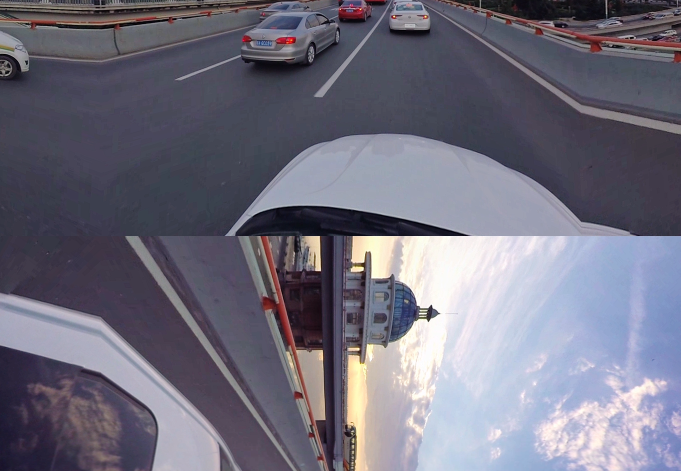
#> input picture drivesample.png, 1361 x 942 px (shown at 1/2 size)
$ python main.py
#> lines starting #> are read from the running program, lines starting #| are printed output that depends on the picture; after the words box and inside, x2 and y2 are one past the last pixel; in counts of white or black regions, pixels touching at a corner belong together; long printed decimals are rounded
### cubic_sphere.py
import numpy as np
import matplotlib as mpl
import random

'''function1. Sphere generation
   function2. Cubic  generation
   function3. listcopy
   function4. projection from the origin point in sphere
'''

class Sphere:
    '''generate sphere data generations'''
    sphere_data = [[], [], []]
    sphere_data_display = [[], [], []]

    '''constructor'''

    def __init__(self, divide_input, radius_input, sample_size):
        self.divide = divide_input
        self.radius = radius_input
        self.sample_size = divide_input/sample_size
        '''generate the sphere data in sphere coordinate and transfer it to kartesische coordinate'''

    def generate_data(self):
        th = np.arange(0.0, np.pi * (1 + 1 / self.divide), np.pi / self.divide)
        phi = np.arange(0.0, 2 * np.pi * (1 + 1 / self.divide), 2 * np.pi / self.divide)

        # define sphere data generation functions
        '''latitude'''
        th_count = 0
        for th_index in th:
            for phi_index in phi:
                self.sphere_data[0].append(self.radius * np.sin(th_index) * np.cos(phi_index))
                self.sphere_data[1].append(self.radius * np.sin(th_index) * np.sin(phi_index))
                self.sphere_data[2].append(self.radius * np.cos(th_index))
                if th_count % (self.sample_size) == 0:
                    self.sphere_data_display[0].append(self.radius * np.sin(th_index) * np.cos(phi_index))
                    self.sphere_data_display[1].append(self.radius * np.sin(th_index) * np.sin(phi_index))
                    self.sphere_data_display[2].append(self.radius * np.cos(th_index))
            th_count = th_count + 1
        '''longitude'''
        phi_count = 0
        for phi_index in phi:
            for th_index in th:
                self.sphere_data[0].append(self.radius * np.sin(th_index) * np.cos(phi_index))
                self.sphere_data[1].append(self.radius * np.sin(th_index) * np.sin(phi_index))
                self.sphere_data[2].append(self.radius * np.cos(th_index))
                if phi_count % (self.sample_size) == 0:
                    self.sphere_data_display[0].append(self.radius * np.sin(th_index) * np.cos(phi_index))
                    self.sphere_data_display[1].append(self.radius * np.sin(th_index) * np.sin(phi_index))
                    self.sphere_data_display[2].append(self.radius * np.cos(th_index))
            phi_count = phi_count + 1

class Cubic:
    # define parameter
    cubic_data = [[], [], []]
    cubic_data_display = [[], [], []]
    # [124 lines left out: functions __init__, generate_data, not called in this run]

def listcopy(list):
    outputlist = [[], [], []]
    for index in range(len(list)):
        outputlist[index] = list[index].copy()
    return outputlist

# [42 lines left out: functions projection_origin, projection_test_fun, not called in this run]

### image_preprocess.py
import cv2 as cv
import matplotlib.pyplot as plt
import numpy as np

'''generate edge function '''
def cannyEdge(src,  min):
    #src = cv.cvtColor(src, cv.COLOR_RGB2GRAY)
    dst = cv.Canny(src, min, min*3, apertureSize=3)
    #dst = cv.dilate(dst, None)
    return dst

'''function use to divide the image into 6 sub images'''
# [13 lines left out: function image_divider, not called in this run]

def findEffectivePoints():
    image = cv.imread('drivesample.png', 1)
#> image is the input picture: shape (942, 1361, 3); mean B, G, R 125.7, 110.8, 112.7
    '''resize the image'''
    image = cv.resize(image, (1350, 900))
#> image: shape (900, 1350, 3)
    # show the orign image
    originimage = cv.cvtColor(image, cv.COLOR_BGR2RGB)
    image = cannyEdge(image, 100)
#> in cannyEdge, `dst = cv.Canny(src, min, min*3, apertureSize=3)`:
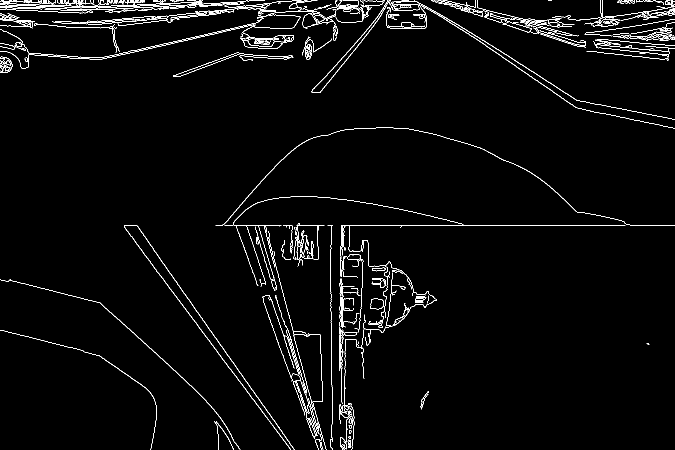
#> dst: shape (900, 1350) (shown at 1/2 size); 2.6% white in thin lines or dots
    ret, image_invert = cv.threshold(image, 120, 255, cv.THRESH_BINARY_INV)
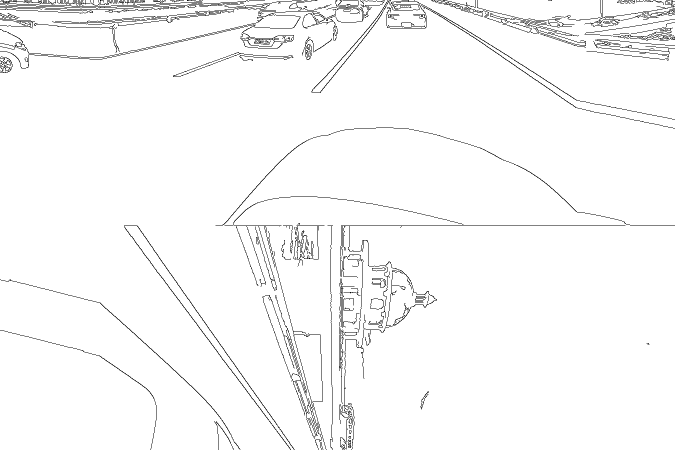
#> image_invert: shape (900, 1350) (shown at 1/2 size); 97.4% white; black in thin lines or dots
    height, width = image.shape
#> height = 900; width = 1350
    print('height: ' + str(height) + ' width: ' + str(width))
#| height: 900 width: 1350

    '''detect line by using HoughLine functions'''
    Lines = cv.HoughLinesP(image, 1,  np.pi/180, 80, maxLineGap=10, minLineLength=80)
#> Lines = 72 rows, first 6: [737, 450, 923, 450], [270, 484, 579, 895], [274, 451, 588, 899], [2, 1, 173, 7], [0, 9, 199, 16], [273, 451, 513, 793]

    # Create a black image
    featureLine = np.zeros((height, width, 3), np.uint8)

    image = cv.cvtColor(image, cv.COLOR_GRAY2BGR)
#> image: shape (900, 1350, 3); 2.6% white in thin lines or dots
    filter_lines_point = [[], [], []]
    for line in Lines:
        x1, y1, x2, y2 = line[0]
        if y1 != 450 and y2 != 450 and y1 > 20 and y2 > 20: # delete the edge line
            if np.sqrt(np.power((x1-x2), 2) + np.power((y1 - y2), 2)) > 150:
                cv.line(featureLine, (x1, y1), (x2, y2), (0, 255, 0), 1)
                factes = 1
                if factes == 1:
                    if x1 <= 900 and x1 >= 450 and y1 < 450 and y2 < 450 and x2 <= 900 and x2 >= 450:  # filter for the factes
                        # pre process the data transfer from size 450 to the norminated edge size 20
                        x1 = 20.0 * (x1 - (450.0 + 900.0) / 2.0) / 450.0
                        x2 = 20.0 * (x2 - (450.0 + 900.0) / 2.0) / 450.0
                        y1 = 20.0 * (y1 - 450.0 / 2.0) / 450.0
                        y2 = 20.0 * (y2 - 450.0 / 2.0) / 450.0
                        print(x1, x2, y1, y2)
                        filter_lines_point[0].append(x1)
                        filter_lines_point[1].append(-10)
                        filter_lines_point[2].append(y1)
                        filter_lines_point[0].append(x2)
                        filter_lines_point[1].append(-10)
                        filter_lines_point[2].append(y2)
                if factes == 2:
                    if x1 <= 1350 and x1 >= 900 and y1 < 450 and y2 < 450 and x2 <= 1350 and x2 >= 900:  # filter for the factes
                        # pre process the data transfer from size 450 to the norminated edge size 20
                        x1 = 20.0 * (x1 - (1350.0 + 900.0) / 2.0) / 450.0
                        x2 = 20.0 * (x2 - (1350.0 + 900.0) / 2.0) / 450.0
                        y1 = 20.0 * (y1 - 450.0 / 2.0) / 450.0
                        y2 = 20.0 * (y2 - 450.0 / 2.0) / 450.0
                        print(x1, x2, y1, y2)
                        filter_lines_point[0].append(10)
                        filter_lines_point[1].append(x1)
                        filter_lines_point[2].append(y1)
                        filter_lines_point[0].append(10)
                        filter_lines_point[1].append(x2)
                        filter_lines_point[2].append(y2)
#> this loop made 72 passes
#> (line, x1, y1, x2, y2) on pass 43: ([[639, 185, 749, 49]], -1.6, -1.78, 3.29, -7.82)
#| -1.6 3.289 -1.778 -7.822
#| 2.8 9.689 8.044 9.511
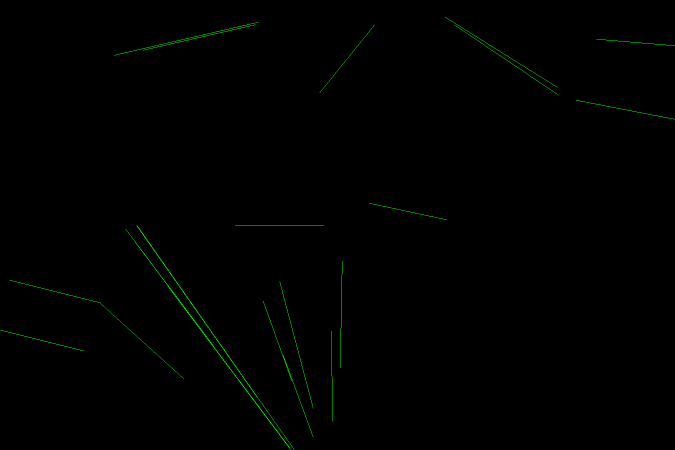
#> featureLine: shape (900, 1350, 3) (shown at 1/2 size); mean of channels 0, 1, 2 0, 1, 0; drawn as B, G, R
#> after the loop, factes = 1

    cv.imwrite('Resultimage/filteredline.png', featureLine)

    pixel_num = 0
    for height_index in range(height):
        for width_index in range(width):
            if height_index % 5 != 0 and width_index % 5 != 0:
                featureLine[height_index][width_index][0] = 0
                featureLine[height_index][width_index][1] = 0
                featureLine[height_index][width_index][2] = 0
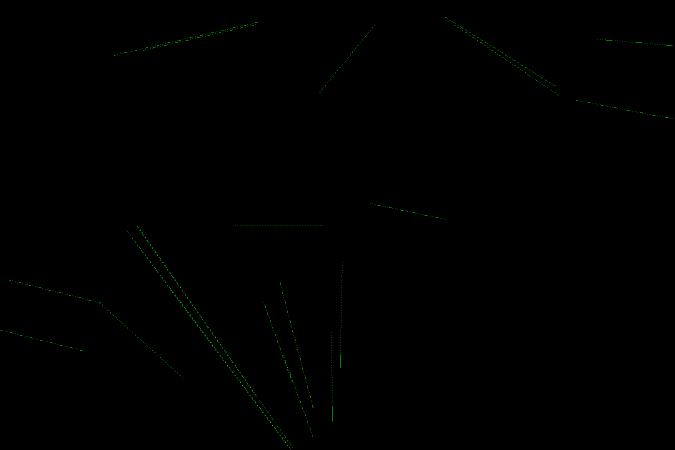
#> featureLine: shape (900, 1350, 3) (shown at 1/2 size); 0.26% of pixels changed, all inside (x1, y1, x2, y2) = (4, 36, 1350, 900); drawn as B, G, R

    featureLine = cv.cvtColor(featureLine, cv.COLOR_BGR2GRAY)
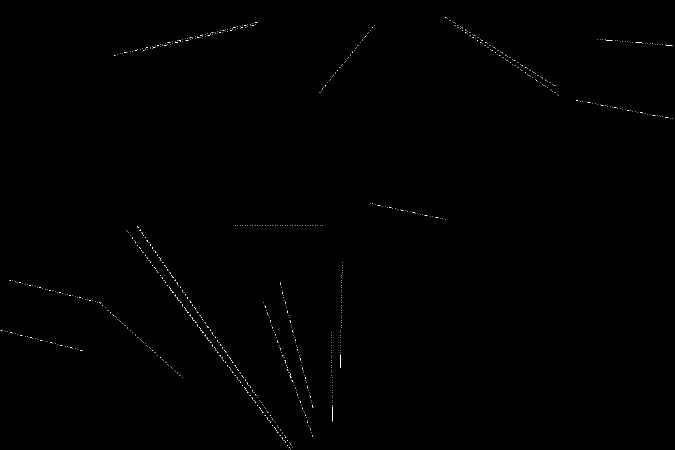
#> featureLine: shape (900, 1350) (shown at 1/2 size); values 0 (black) and 150 (white), 0.14% white in thin lines or dots
    #cv.imshow('edge.png', featureLine)

    count = 0
    for height_index in range(height):
        for width_index in range(width):
            if featureLine[height_index][width_index] != 0:
                count = count + 1
#> after the loop, count = 1719
    print('total number of the feature image ' + str(count))
#| total number of the feature image 1719
    return filter_lines_point

### main.py
import numpy as np
import time
import matplotlib as mpl
import matplotlib.pyplot as plt
from mpl_toolkits.mplot3d import Axes3D
from cubic_sphere import Sphere, Cubic, listcopy, projection_origin, projection_test_fun
from image_preprocess import findEffectivePoints

'''generate the test image of longtitude and latitude for reverse
   projection
'''
class testCircleImage:
    image_data = [[], [], []]
    # [21 lines left out: functions __init__, generate_data, not called in this run]

class testLineImage:
    image_data = [[], [], []]
    '''constructor: testimage edge size, in total 6 facets'''
    # [4 lines left out: function __init__, not called in this run]

    '''test for the first side'''
    # [30 lines left out: function generate_data, not called in this run]

def reverse_projection(inputdata, edgesize):
#> called with edgesize = 10
    output_data = listcopy(inputdata)
    print("the size of list " + str(0.25*len(output_data[0])))
    for index in range(len(output_data[0])):
        '''distance from the point to origin'''
        length = np.sqrt(np.power(output_data[0][index],2) + np.power(output_data[1][index], 2) + np.power(output_data[2][index],2))
        factor = length/(edgesize)
        output_data[0][index] = output_data[0][index]/factor
        output_data[1][index] = output_data[1][index]/factor
        output_data[2][index] = output_data[2][index]/factor
    return output_data

# [52 lines left out: function reverse_projection_result, not called in this run]


'''find the point for great circle'''
# [10 lines left out: function showreverseData, not called in this run]


def crossPoduct(pointlist,index1, index2):
    x_value = pointlist[1][index1] * pointlist[2][index2] - pointlist[2][index1] * pointlist[1][index2]
    y_value = pointlist[2][index1] * pointlist[0][index2] - pointlist[0][index1] * pointlist[2][index2]
    z_value = pointlist[0][index1] * pointlist[1][index2] - pointlist[1][index1] * pointlist[0][index2]
    if x_value == 0 and y_value == 0 and z_value == 0:
        x_value = (pointlist[1][index1] + 0.0001) * (pointlist[2][index2] + 0.0001) - (pointlist[2][index1] + 0.0001) * (pointlist[1][index2] + 0.0001)
        y_value = (pointlist[2][index1] + 0.0001) * (pointlist[0][index2] + 0.0001) - (pointlist[0][index1] + 0.0001) * (pointlist[2][index2] + 0.0001)
        z_value = (pointlist[0][index1] + 0.0001) * (pointlist[1][index2] + 0.0001) - (pointlist[1][index1] + 0.0001) * (pointlist[0][index2] + 0.0001)
    reference_vector = []
    reference_vector.append(x_value)
    reference_vector.append(y_value)
    reference_vector.append(z_value)
    return reference_vector

def dotPoduct(pointsList, pointIndex, referencePoint):
    return pointsList[0][pointIndex]*referencePoint[0] + pointsList[1][pointIndex]*referencePoint[1] + pointsList[2][pointIndex]*referencePoint[2]

'''great circle class'''
class greatCircle():
    pointlist = [[], [], []]
    circleData = [[], [], [], []]
    spheredata = [[], [], []]
    def __init__(self, inputlist,sphere):
        self.pointlist = listcopy(inputlist)
        self.spheredata = sphere

    '''generate the great circle functions'''
    def generate_data(self):
        count = 0
        for first_index in range(len(self.pointlist[0])):
            for second_index in range(first_index + 1, len(self.pointlist[0])):
                if first_index != second_index:
                    count = count + 1
                    refVector = crossPoduct(self.pointlist, first_index, second_index)
                    if abs(refVector[0] + refVector[1] + refVector[2]) > 0.001:
                        for sphereindex in range(len(self.spheredata[0])):
                            dotProduct_result = dotPoduct(self.spheredata, sphereindex, refVector)
                            if abs(dotProduct_result) < 5:
                                self.circleData[0].append(self.spheredata[0][sphereindex])
                                self.circleData[1].append(self.spheredata[1][sphereindex])
                                self.circleData[2].append(self.spheredata[2][sphereindex])
                                self.circleData[3].append(0) # Counting the close neighbor

    # [9 lines left out: function generate_data_test, not called in this run]


'''minimize the error function'''
def pole_estimation(circleData):
    pole_list = [[], [], []]
    count = 0
    data_length = len(circleData[0])
    totalinteration = data_length*data_length
    start = time.time()
    for index_data in range(data_length):
        for index_reference in range(data_length):
            if index_data != index_reference:
                timebefore = int(100*count/totalinteration)
                count = count + 1
                timenow = int(100*count/totalinteration)
                if timebefore != timenow:
                    print('processing... ' + str(timenow) + '%')
                x_diff = circleData[0][index_data] - circleData[0][index_reference]
                y_diff = circleData[1][index_data] - circleData[1][index_reference]
                z_diff = circleData[2][index_data] - circleData[2][index_reference]
                error = x_diff*x_diff + y_diff*y_diff + z_diff*z_diff
                if error < 1:
                    circleData[3][index_data] = circleData[3][index_data] + 1
    min_value = min(circleData[3])
    for index_data in range(data_length):
        if circleData[3][index_data] >= 15*min_value:
            pole_list[0].append(circleData[0][index_data])
            pole_list[1].append(circleData[1][index_data])
            pole_list[2].append(circleData[2][index_data])
    print(pole_list)
    print(len(pole_list[0]))
    end = time.time()
    print(end-start)
    return pole_list


'''delete highest remark point'''
# [8 lines left out: function removeHighestData, not called in this run]

'''test function for pose estimation result '''
# [54 lines left out: function TestFunctions, not called in this run]

def main():
    # generate sphere
    sphere = Sphere(100, 10, 10)
    sphere.generate_data()

    # testImage
    testData = findEffectivePoints()

    # reverse projection
    reverTestData = reverse_projection(testData, 10)

    greatcircle_test = greatCircle(reverTestData, sphere.sphere_data)
    greatcircle_test.generate_data()
    pole_list = pole_estimation(greatcircle_test.circleData)

    ''' ********************* plot image ***********************'''
    fig = plt.figure(figsize=(17.5, 8.5))
    ax = fig.add_subplot(121, projection="3d")
    ax.set_title('Draw Great Circle')
    ax.scatter(0, 0, 0, marker='o', s=20, color='g')
    ax.plot(sphere.sphere_data_display[0], sphere.sphere_data_display[1], sphere.sphere_data_display[2], 'k',
            label='parametric curve', linewidth=0.5)
    #ax.scatter(reverTestData[0], reverTestData[1], reverTestData[2], 'r', marker='o', s=1, color='r')
    ax.scatter(reverTestData[0], reverTestData[1], reverTestData[2], 'b', marker='X', s=20
               , color='b')
    ax.scatter(greatcircle_test.circleData[0],greatcircle_test.circleData[1], greatcircle_test.circleData[2], 'b', marker='o', s=1, color='r')


    ax1 = fig.add_subplot(122, projection="3d")
    ax1.set_title("Pose Estimation for the projections")
    ax1.scatter(pole_list[0], pole_list[1], pole_list[2], 'b', marker='D', s=10, color='g')
    ax1.scatter(0, 0, 0, marker='o', s=20, color='r')
    ax1.plot(sphere.sphere_data_display[0], sphere.sphere_data_display[1], sphere.sphere_data_display[2], 'k',
            label='parametric curve', linewidth=0.5)
    ax1.scatter(reverTestData[0], reverTestData[1], reverTestData[2], 'b', marker='X', s=30, color='b')

    ax.set_xlabel('X Label')
    ax.set_ylabel('Y Label')
    ax.set_zlabel('Z Label')

    ax1.set_xlabel('X Label')
    ax1.set_ylabel('Y Label')
    ax1.set_zlabel('Z Label')
    plt.show()
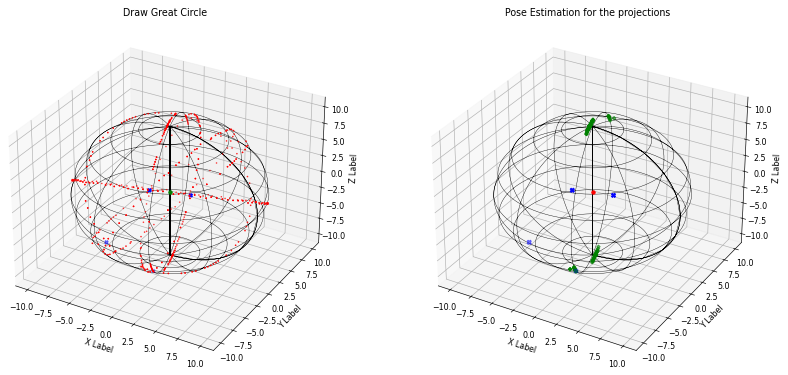
#> figure drawn by matplotlib, 2 panels


if __name__ == "__main__":
    main()
